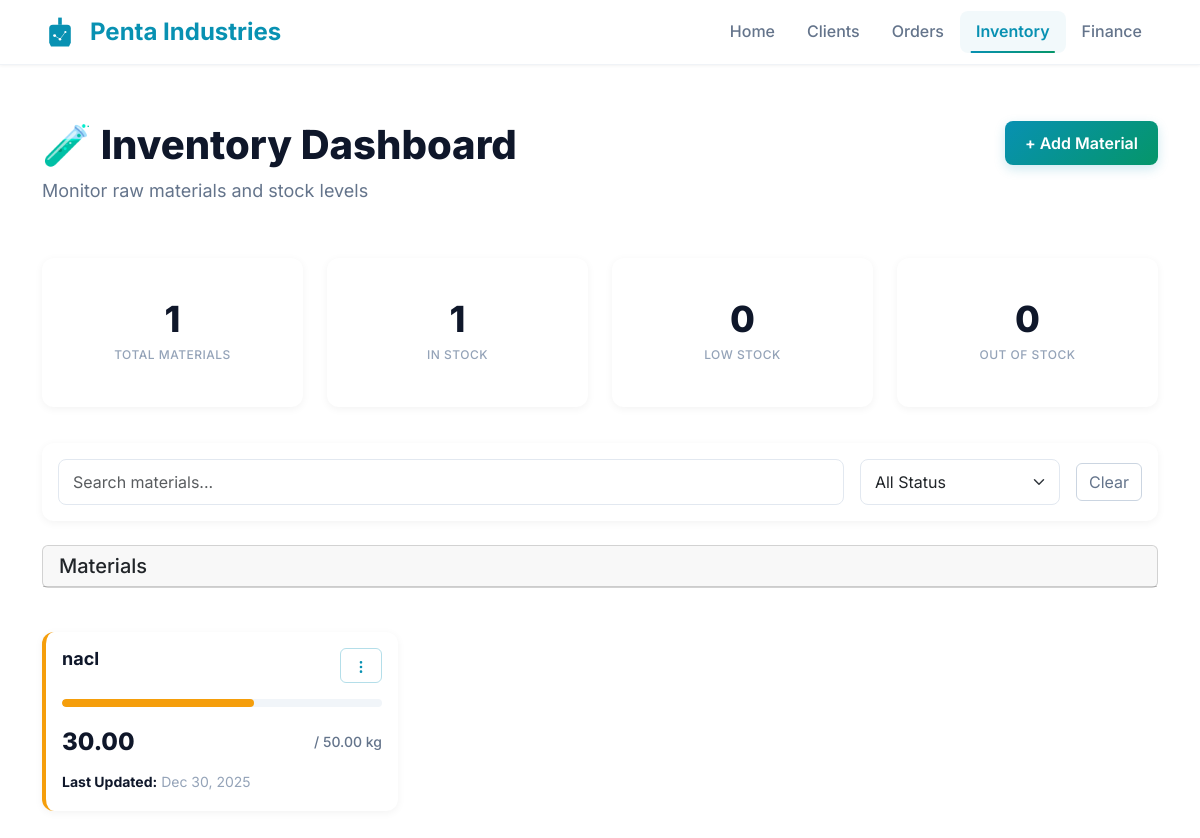
Screenshot of /inventory/ with the database file from the repository.
### core/models.py (models this page shows, shortened)
class Material(models.Model):
    name = models.CharField(max_length=200)
    quantity = models.DecimalField(max_digits=10, decimal_places=2)
    unit = models.CharField(max_length=20, default='kg')
    max_quantity = models.DecimalField(max_digits=10, decimal_places=2, default=1000.00)
    threshold = models.DecimalField(max_digits=10, decimal_places=2, default=100.00)
    vendor = models.CharField(max_length=200, blank=True, null=True)
    last_updated = models.DateField(auto_now=True)  # ← Use DateField, not DateTimeField
    created_at = models.DateField(auto_now_add=True)  # ← Use DateField, not DateTimeField

### core/views.py (the view, shortened to what this page needs)
# urls.py: path('inventory/', views.inventory_dashboard, name='inventory_dashboard'),
def inventory_dashboard(request):
    materials = Material.objects.all()
    search_query = request.GET.get('search')
    status_filter = request.GET.get('status')
    if search_query:
        materials = materials.filter(name__icontains=search_query)
    if status_filter == 'out_of_stock':
        materials = materials.filter(quantity=0)
    elif status_filter == 'low_stock':
        materials = materials.filter(quantity__gt=0, quantity__lt=F('threshold'))
    elif status_filter == 'in_stock':
        materials = materials.filter(quantity__gt=0)
    all_materials = Material.objects.all()
    total_materials = all_materials.count()
    out_of_stock = all_materials.filter(quantity=0).count()
    in_stock = all_materials.filter(quantity__gt=0).count()
    low_stock = all_materials.filter(quantity__gt=0, quantity__lt=F('threshold')).count()
    for mat in materials:
        q = mat.quantity
        t = mat.threshold
        if q <= 0:
            mat.status = 'danger'
        elif q <= t:
            mat.status = 'danger'  # or 'warning' if you prefer
        elif q < t * Decimal('1.5'):
            mat.status = 'warning'
        else:
            mat.status = 'fill'
        max_q = max(mat.max_quantity, Decimal('1'))
        mat.bar_width = min(100, int((q / max_q) * 100))
        mat.bar_class = mat.status
        mat.show_warning = q < t
    context = {
        'materials': materials,
        'total_materials': total_materials,
        'in_stock': in_stock,
        'low_stock': low_stock,
        'out_of_stock': out_of_stock,
    }
    return render(request, 'inventory.html', context)

### templates/inventory.html (shortened to what this page needs)
{% load static %}
{% load math_extras %}
<!DOCTYPE html>
<html lang="en">
<head>
  <link href="https://cdn.jsdelivr.net/npm/bootstrap@5.3.2/dist/css/bootstrap.min.css" rel="stylesheet">
  <link href="{% static 'css/inventory-dashboard.css' %}" rel="stylesheet">
</head>
<body>
  <nav class="navbar navbar-expand-lg navbar-light bg-white">
    <div class="container">
      <a class="navbar-brand d-flex align-items-center text-decoration-none" href="/">
        <span class="fw-bold">Penta Industries</span>
      </a>
      <div class="collapse navbar-collapse" id="navbarNav">
        <ul class="navbar-nav ms-auto">
          <li class="nav-item">
            <a class="nav-link" href="/">Home</a>
          </li>
          <li class="nav-item">
            <a class="nav-link" href="/client/">Clients</a>
          </li>
          <li class="nav-item">
            <a class="nav-link" href="/order/">Orders</a>
          </li>
          <li class="nav-item">
            <a class="nav-link active" href="/inventory/">Inventory</a>
          </li>
          <li class="nav-item">
            <a class="nav-link" href="/finance/">Finance</a>
          </li>
        </ul>
      </div>
    </div>
  </nav>
  <div class="container mt-4">
    <div class="d-flex justify-content-between align-items-start mb-4">
      <div>
        <h1 class="display-5 fw-bold">🧪 Inventory Dashboard</h1>
        <p class="text-muted mb-0">Monitor raw materials and stock levels</p>
      </div>
      <button type="button" class="btn btn-primary" data-bs-toggle="modal" data-bs-target="#addMaterialModal">
        + Add Material
      </button>
    </div>
    <div class="row g-3 mb-4">
      <div class="col-md-3">
        <div class="card stat-card border-top border-4 border-primary">
          <div class="card-body text-center">
            <h2 class="mb-0">{{ total_materials }}</h2>
            <small class="text-muted">Total Materials</small>
          </div>
        </div>
      </div>
      <div class="col-md-3">
        <div class="card stat-card border-top border-4 border-success">
          <div class="card-body text-center">
            <h2 class="mb-0">{{ in_stock }}</h2>
            <small class="text-muted">In Stock</small>
          </div>
        </div>
      </div>
      <div class="col-md-3">
        <div class="card stat-card border-top border-4 border-warning">
          <div class="card-body text-center">
            <h2 class="mb-0">{{ low_stock }}</h2>
            <small class="text-muted">Low Stock</small>
          </div>
        </div>
      </div>
      <div class="col-md-3">
        <div class="card stat-card border-top border-4 border-danger">
          <div class="card-body text-center">
            <h2 class="mb-0">{{ out_of_stock }}</h2>
            <small class="text-muted">Out of Stock</small>
          </div>
        </div>
      </div>
    </div>
<div class="card mb-4 p-3">
  <form method="get" class="d-flex gap-3 align-items-center">
    <input type="text" name="search" class="form-control" placeholder="Search materials..."
           value="{{ request.GET.search }}">
    <select name="status" class="form-select" style="max-width: 200px;" onchange="this.form.submit()">
      <option value="" {% if not request.GET.status %}selected{% endif %}>All Status</option>
    </select>
    <a href="{% url 'inventory_dashboard' %}" class="btn btn-outline-secondary">Clear</a>
  </form>
</div>
    <div class="card mb-3">
      <div class="card-header d-flex justify-content-between align-items-center">
        <h5 class="mb-0">Materials</h5>
      </div>
    </div>
    <div class="row g-3">
      {% for material in materials %}
      <div class="col-md-4">
        <div class="card inventory-card {{ material.status }}">
          <div class="card-body">
            <div class="d-flex justify-content-between align-items-start mb-3">
              <h6 class="material-name">
                {{ material.name }}
              </h6>
              <div class="dropdown">
                  <button class="btn btn-sm btn-outline-primary" type="button" data-bs-toggle="dropdown" aria-expanded="false">
    <svg width="16" height="16" viewBox="0 0 24 24" fill="none" stroke="currentColor" stroke-width="2" stroke-linecap="round">
      <circle cx="12" cy="12" r="1"/>
      <circle cx="12" cy="5" r="1"/>
      <circle cx="12" cy="19" r="1"/>
    </svg>
  </button>
              </div>
            </div>
            <div class="quantity-bar-container">
              <div class="quantity-bar {{ material.bar_class }}"
                style="width: {{ material.bar_width }}%;">
              </div>
            </div>
            <div class="quantity-info mt-3">
              <span class="quantity-value">{{ material.quantity }}</span>
              <span class="quantity-threshold">
                / {{ material.max_quantity }} {{ material.unit }}
              </span>
            </div>
            <div class="mt-2">
              <small class="text-muted">
                <strong>Last Updated:</strong> {{ material.last_updated|date:"M d, Y" }}
              </small>
            </div>
          </div>
        </div>
      </div>
      {% endfor %}
    </div>
  </div>
</body>
</html>

### rows the page displays
Material: name "nacl", {{ material.bar_width }} 60 (drawn), quantity "30.00", max_quantity "50.00", unit "kg", last_updated "Dec 30, 2025"

### other values shown
{{ total_materials }} "1"
{{ in_stock }} "1"
{{ low_stock }} "0"
{{ out_of_stock }} "0"
